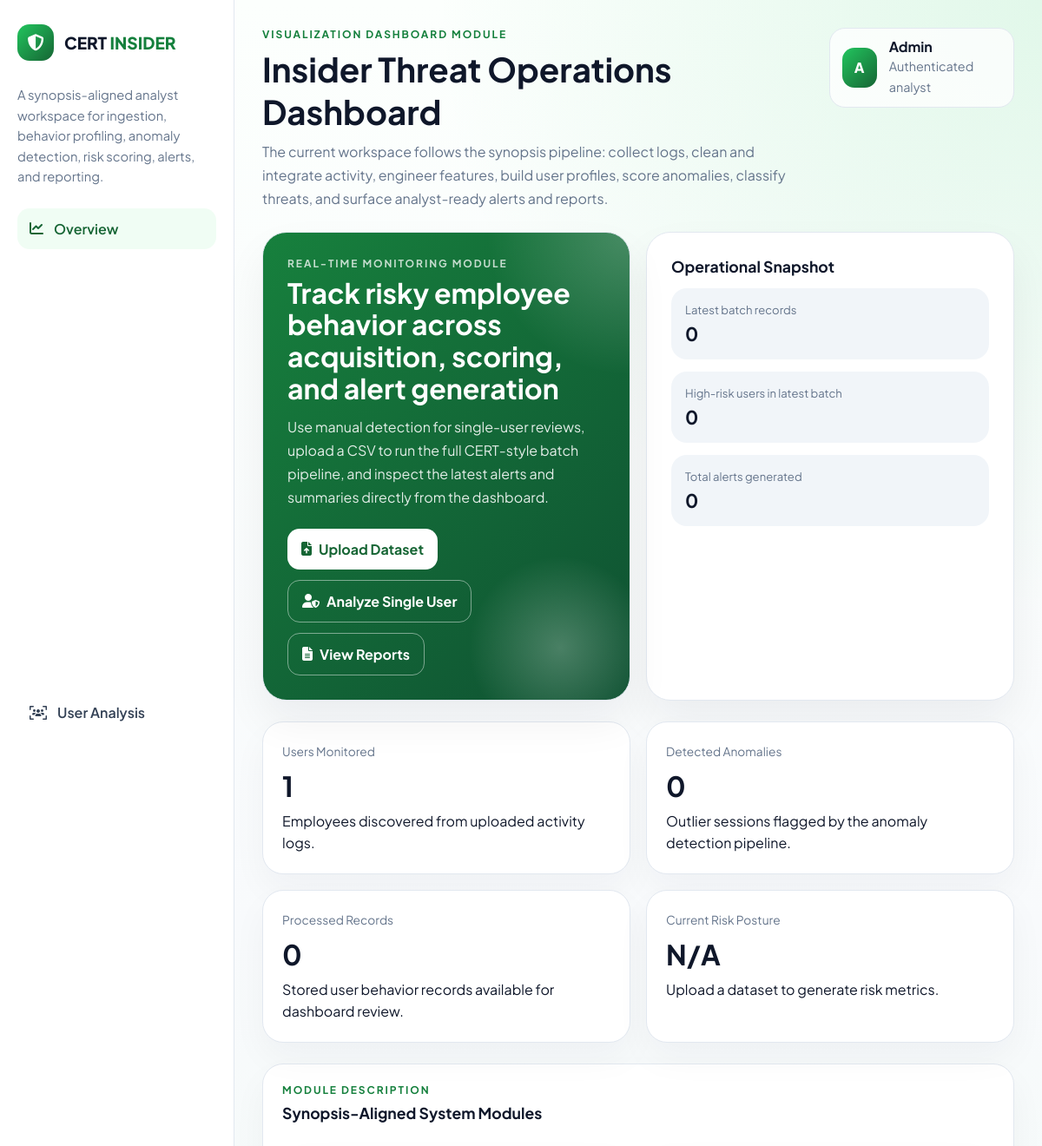
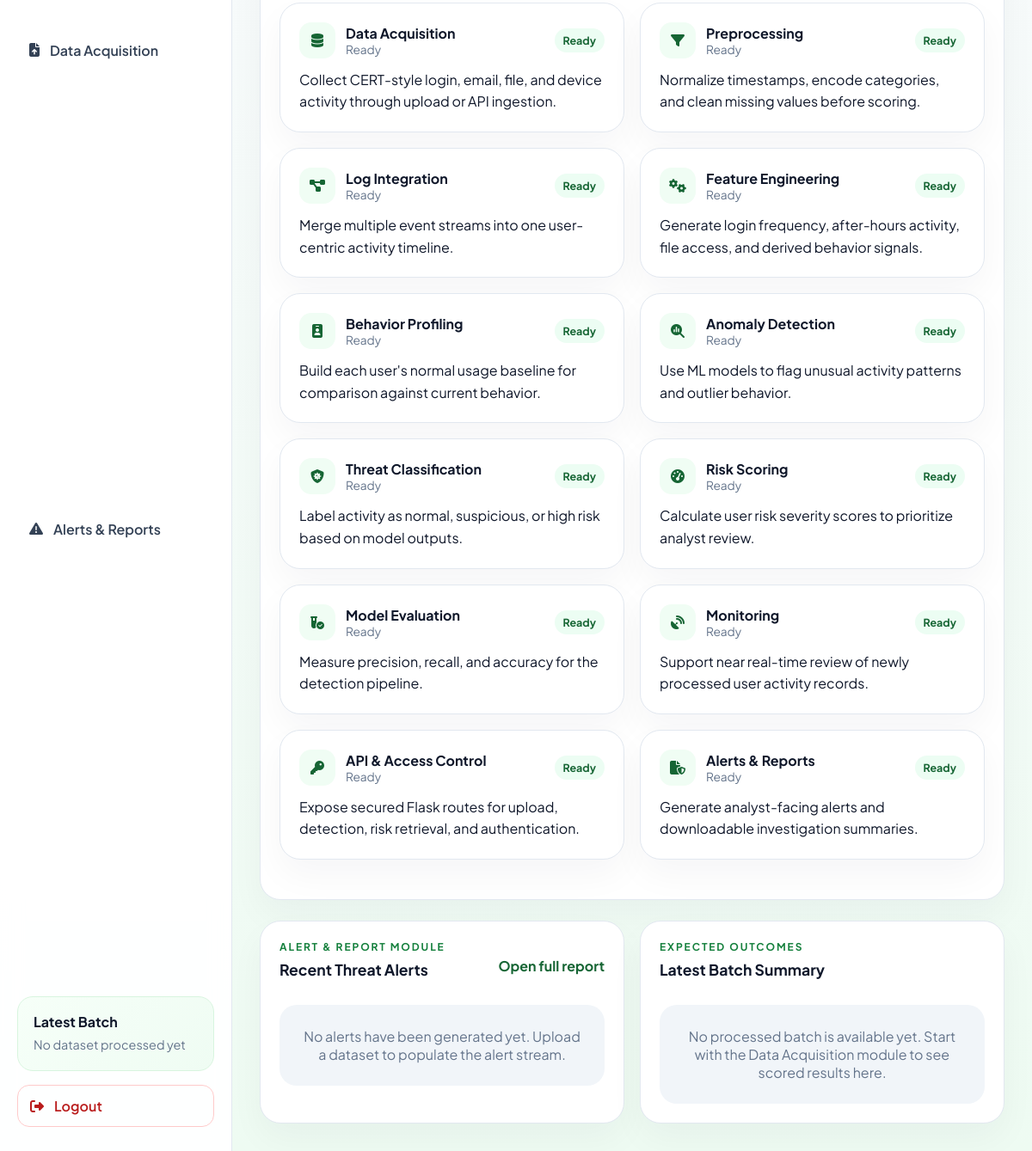
The page /dashboard (signed in) on the database as committed earlier (2 pictures, top to bottom).
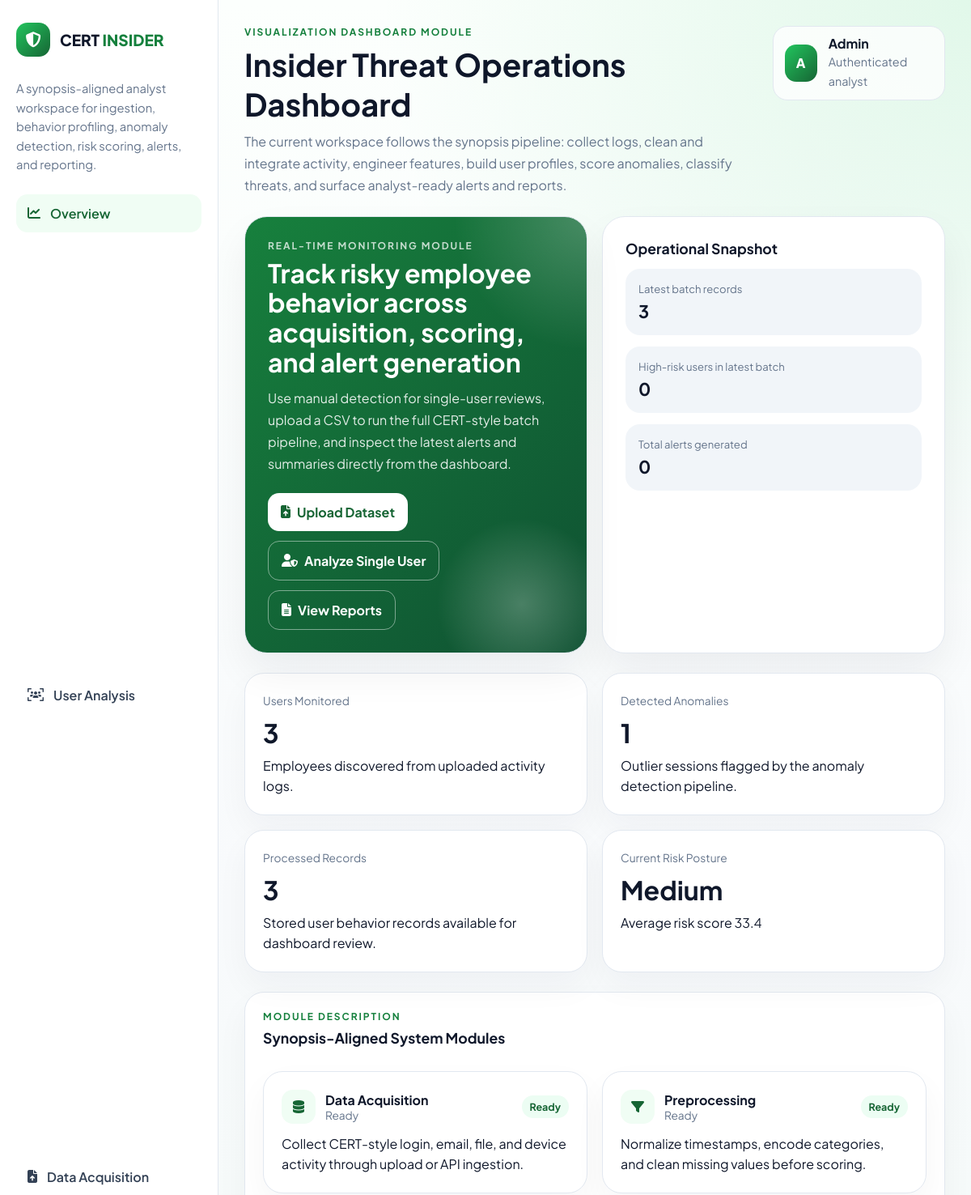
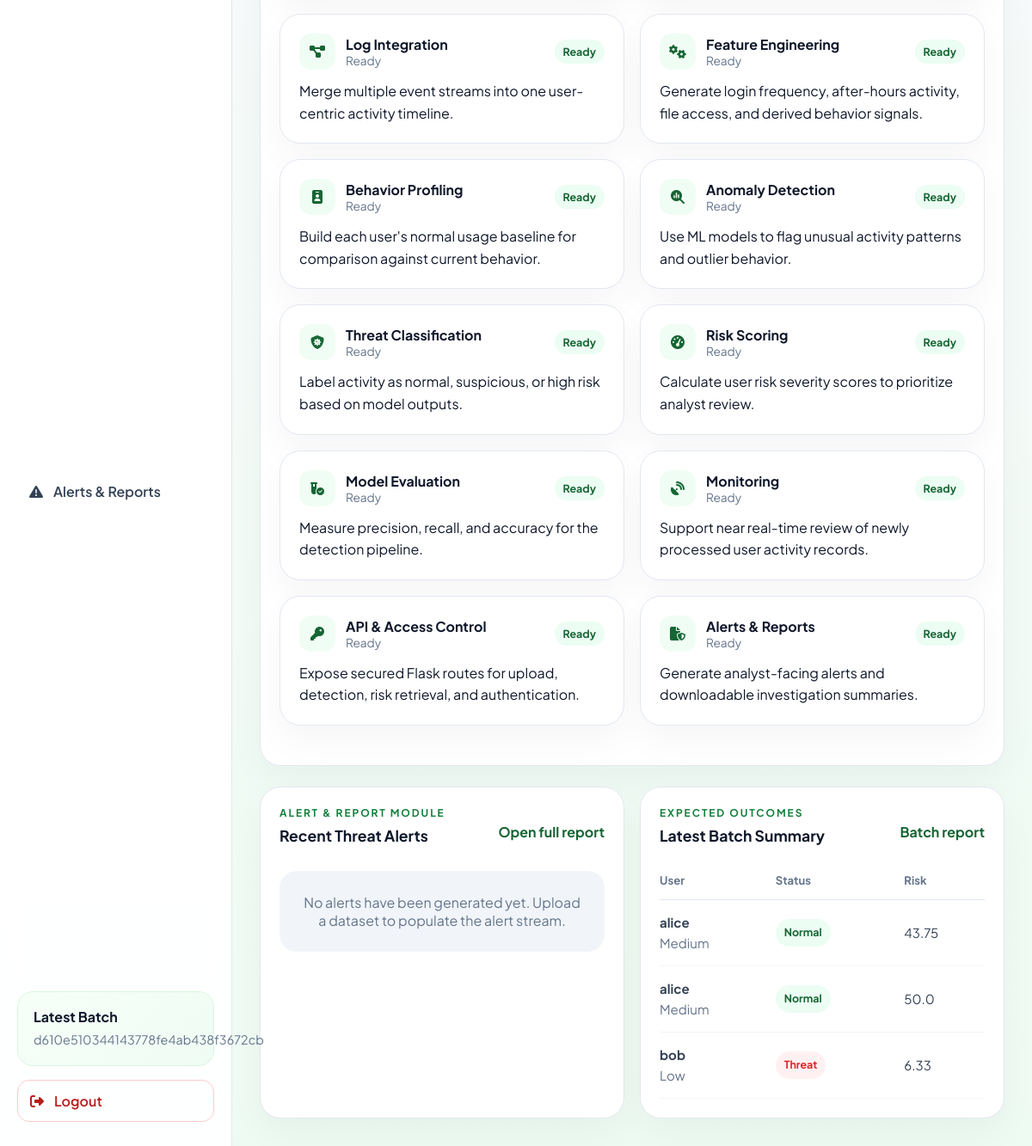
The same page on the database as committed later (2 pictures, top to bottom).
### models/log.py (models this page shows, shortened)
class Log(db.Model):
    __tablename__ = "logs"
    id = db.Column(db.Integer, primary_key=True)
    batch_id = db.Column(db.String(64), nullable=False, index=True)
    user_id = db.Column(db.Integer, db.ForeignKey("users.id"), nullable=False, index=True)
    event_timestamp = db.Column(db.DateTime, nullable=True, index=True)
    login_frequency = db.Column(db.Float, nullable=False, default=0.0)
    after_hours_activity = db.Column(db.Float, nullable=False, default=0.0)
    file_access_count = db.Column(db.Float, nullable=False, default=0.0)
    anomaly_flag = db.Column(db.Boolean, nullable=False, default=False)
    threat_level = db.Column(db.String(20), nullable=False, default="low")
    source_filename = db.Column(db.String(255), nullable=True)
    raw_record = db.Column(db.JSON, nullable=False)
    created_at = db.Column(db.DateTime, nullable=False, server_default=func.now())
    user = db.relationship("User", back_populates="logs")
    risk_score = db.relationship("RiskScore", back_populates="log", uselist=False, cascade="all, delete-orphan")
    alerts = db.relationship("Alert", back_populates="log", lazy=True, cascade="all, delete-orphan")

### models/user.py (models this page shows, shortened)
class User(db.Model):
    __tablename__ = "users"
    id = db.Column(db.Integer, primary_key=True)
    username = db.Column(db.String(80), unique=True, nullable=False, index=True)
    email = db.Column(db.String(120), unique=True, nullable=False, index=True)
    password_hash = db.Column(db.String(255), nullable=False)
    role = db.Column(db.String(50), nullable=False, default="analyst")
    created_at = db.Column(db.DateTime, nullable=False, server_default=func.now())
    logs = db.relationship("Log", back_populates="user", lazy=True)
    @property
    def fname(self):
        parts = self.username.replace("_", ".").split(".")
        return parts[0].capitalize() if parts and parts[0] else "User"
    @property
    def lname(self):
        parts = self.username.replace("_", ".").split(".")
        return parts[1].capitalize() if len(parts) > 1 and parts[1] else ""

### app.py (the view)
    @app.route("/dashboard", methods=["GET"])
    @_login_required
    def dashboard():
        return render_template("dashboard.html", **_dashboard_context())

### app.py (called while the page is built)
def _current_user():
    user_id = session.get("user_id")
    if not user_id:
        return None
    return db.session.get(User, user_id)

def _login_required(view):
    @wraps(view)
    def wrapped_view(*args, **kwargs):
        if _current_user() is None:
            flash("Please sign in to continue.", "error")
            return redirect(url_for("login_page"))
        return view(*args, **kwargs)
    return wrapped_view

def _serialize_result_row(log: Log) -> dict:
    user = log.user.username if log.user else str(log.user_id)
    score = log.risk_score.score if log.risk_score else 0.0
    return {
        "user": user,
        "login_frequency": round(float(log.login_frequency), 2),
        "after_hours_activity": round(float(log.after_hours_activity), 2),
        "file_access_count": round(float(log.file_access_count), 2),
        "threat_level": str(log.threat_level).title(),
        "risk_score": round(float(score), 2),
        "status": "Threat" if log.anomaly_flag else "Normal",
    }

### templates/dashboard.html (shortened to what the changed rows need)
<!DOCTYPE html>
<html lang="en">
<head>
    <link rel="stylesheet" href="https://cdnjs.cloudflare.com/ajax/libs/font-awesome/6.4.0/css/all.min.css">
</head>
<body>
    <aside class="sidebar">
        <div class="sidebar-summary">
            <strong>Latest Batch</strong>
            <p>{% if latest_batch_id %}{{ latest_batch_id }}{% else %}No dataset processed yet{% endif %}</p>
        </div>
    </aside>
    <main class="main-content">
        <header>
            <div>
                <h1>Insider Threat Operations Dashboard</h1>
            </div>
        </header>
        <section class="hero">
            <div class="hero-card">
                <h2>Track risky employee behavior across acquisition, scoring, and alert generation</h2>
            </div>
            <div class="hero-side">
                <div class="side-kpis">
                    <div class="side-kpi">
                        <span>Latest batch records</span>
                        <strong>{{ stats.latest_batch_records }}</strong>
                    </div>
                </div>
            </div>
        </section>
        <section class="stats-grid">
            <div class="stat-card">
                <span>Users Monitored</span>
                <strong>{{ stats.users_monitored }}</strong>
                <p>Employees discovered from uploaded activity logs.</p>
            </div>
            <div class="stat-card">
                <span>Detected Anomalies</span>
                <strong>{{ stats.active_anomalies }}</strong>
                <p>Outlier sessions flagged by the anomaly detection pipeline.</p>
            </div>
            <div class="stat-card">
                <span>Processed Records</span>
                <strong>{{ stats.records_processed }}</strong>
                <p>Stored user behavior records available for dashboard review.</p>
            </div>
            <div class="stat-card">
                <span>Current Risk Posture</span>
                <strong>{{ stats.risk_label }}</strong>
                <p>{{ stats.risk_note }}</p>
            </div>
        </section>
        <section class="panel" style="margin-bottom: 24px;">
            <div class="module-grid">
                {% for module in modules %}
                <article class="module-card">
                    <div class="module-head">
                        <div class="module-title">
                            <div class="module-icon"><i class="fas {{ module.icon }}"></i></div>
                            <div>
                                <strong>{{ module.name }}</strong>
                                <div class="meta">{{ module.status }}</div>
                            </div>
                        </div>
                        <span class="status-pill">{{ module.status }}</span>
                    </div>
                    <p>{{ module.detail }}</p>
                </article>
                {% endfor %}
            </div>
        </section>
        <section class="lower-grid">
            <div class="panel">
                <div class="section-head">
                    <div>
                        <div class="eyebrow">Expected Outcomes</div>
                        <h3>Latest Batch Summary</h3>
                    </div>
                    {% if latest_batch_id %}
                    <a href="{{ url_for('results', batch_id=latest_batch_id) }}">Batch report</a>
                    {% endif %}
                </div>
                {% if latest_results %}
                <div class="table-wrap">
                    <table>
                        <thead>
                            <tr>
                                <th>User</th>
                                <th>Status</th>
                                <th>Risk</th>
                            </tr>
                        </thead>
                        <tbody>
                            {% for row in latest_results %}
                            <tr>
                                <td>
                                    <strong>{{ row.user }}</strong><br>
                                    <span style="color: var(--slate-500);">{{ row.threat_level }}</span>
                                </td>
                                <td>
                                    <span class="tag {{ 'threat' if row.status == 'Threat' else 'normal' }}">{{ row.status }}</span>
                                </td>
                                <td>{{ row.risk_score }}</td>
                            </tr>
                            {% endfor %}
                        </tbody>
                    </table>
                </div>
                {% else %}
                <div class="empty-state">No processed batch is available yet. Start with the Data Acquisition module to see scored results here.</div>
                {% endif %}
            </div>
        </section>
    </main>
</body>
</html>

Rows that differ between the two databases and show on the page:
added Log: batch "d610e510344143778fe4ab438f3672cb"
added User: user "alice", threat_level "Medium", status "Normal", risk_score "43.75", risk_score "50.0"
added User: user "bob", threat_level "Low", status "Threat", risk_score "6.33"
Other text that changed with them:
{{ stats.latest_batch_records }}: "0" → "3"
{{ stats.users_monitored }}: "1" → "3"
{{ stats.active_anomalies }}: "0" → "1"
{{ stats.records_processed }}: "0" → "3"
{{ stats.risk_label }}: "N/A" → "Medium"
{{ stats.risk_note }}: "Upload a dataset to generate risk metrics." → "Average risk score 33.4"
text no longer shown: "No dataset processed yet No processed batch is available yet. Start with the Data Acquisition module to see scored results here."
text now shown: "Batch report User Status Risk"
